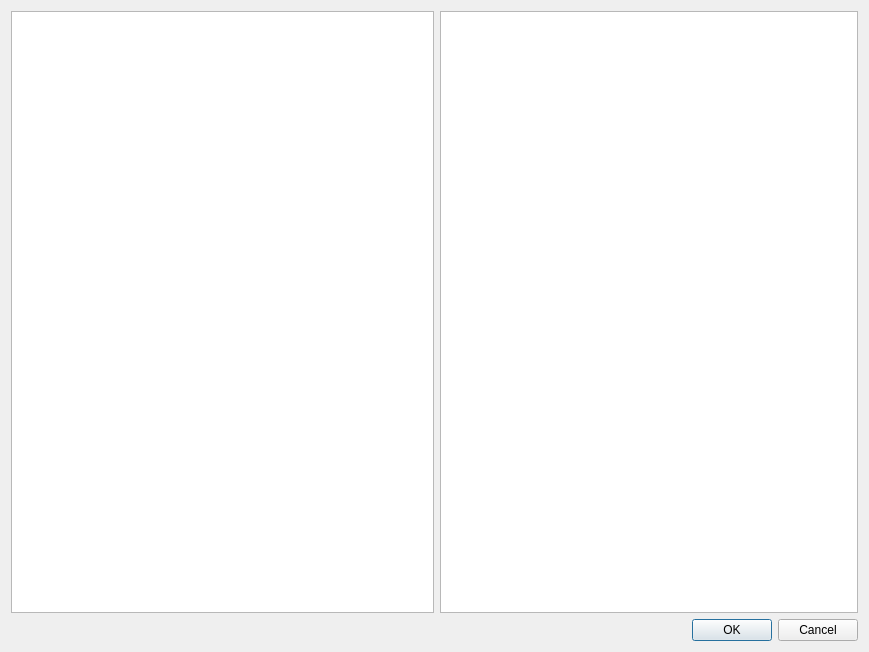
<?xml version="1.0" encoding="UTF-8"?>
<ui version="4.0">
 <class>_SwExecutionSetupWidget</class>
 <widget class="QDialog" name="_SwExecutionSetupWidget">
  <property name="geometry">
   <rect>
    <x>0</x>
    <y>0</y>
    <width>869</width>
    <height>652</height>
   </rect>
  </property>
  <property name="windowTitle">
   <string>Setup Of Executor</string>
  </property>
  <layout class="QGridLayout" name="gridLayout">
   <item row="0" column="0">
    <widget class="_SwExecutorListEditor" name="listView">
     <property name="minimumSize">
      <size>
       <width>423</width>
       <height>0</height>
      </size>
     </property>
    </widget>
   </item>
   <item row="0" column="1">
    <widget class="QTreeView" name="treeView"/>
   </item>
   <item row="1" column="0" colspan="2">
    <widget class="QDialogButtonBox" name="buttonBox">
     <property name="orientation">
      <enum>Qt::Horizontal</enum>
     </property>
     <property name="standardButtons">
      <set>QDialogButtonBox::Cancel|QDialogButtonBox::Ok</set>
     </property>
    </widget>
   </item>
  </layout>
 </widget>
 <customwidgets>
  <customwidget>
   <class>_SwExecutorListEditor</class>
   <extends>QListView</extends>
   <header>_swexecutorlisteditor.h</header>
  </customwidget>
 </customwidgets>
 <resources/>
 <connections>
  <connection>
   <sender>buttonBox</sender>
   <signal>accepted()</signal>
   <receiver>_SwExecutionSetupWidget</receiver>
   <slot>accept()</slot>
   <hints>
    <hint type="sourcelabel">
     <x>248</x>
     <y>254</y>
    </hint>
    <hint type="destinationlabel">
     <x>157</x>
     <y>274</y>
    </hint>
   </hints>
  </connection>
  <connection>
   <sender>buttonBox</sender>
   <signal>rejected()</signal>
   <receiver>_SwExecutionSetupWidget</receiver>
   <slot>reject()</slot>
   <hints>
    <hint type="sourcelabel">
     <x>316</x>
     <y>260</y>
    </hint>
    <hint type="destinationlabel">
     <x>286</x>
     <y>274</y>
    </hint>
   </hints>
  </connection>
 </connections>
</ui>
